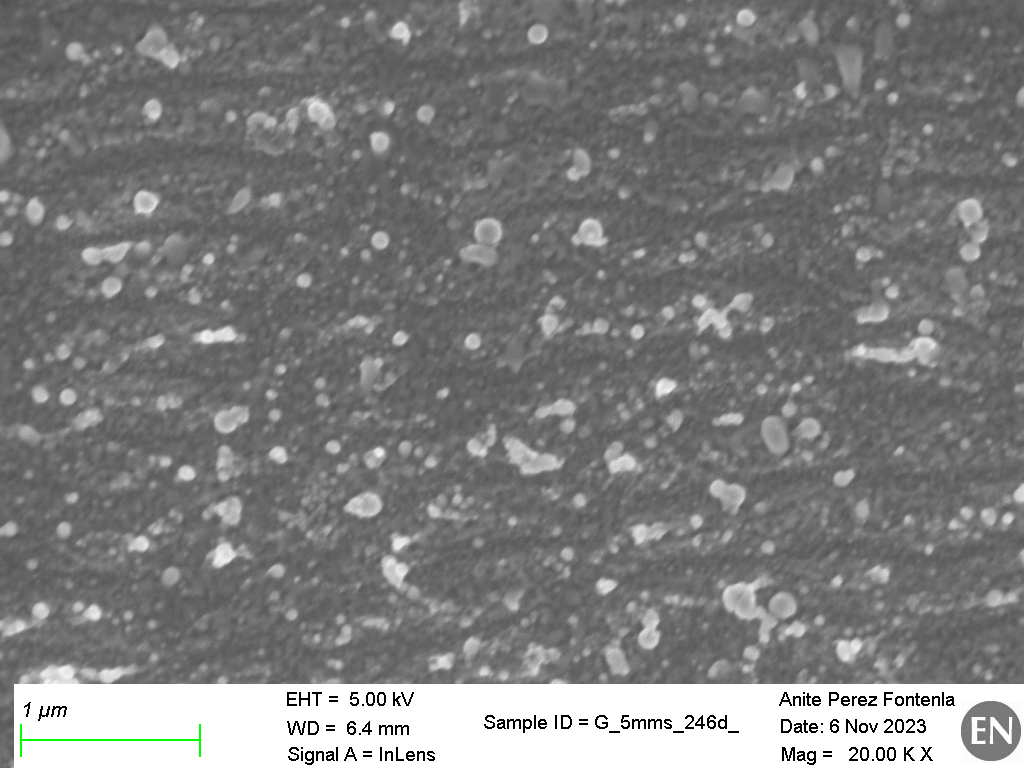
#> input picture G_5mms_246d_020.tif, 1024 x 768 px
$ python circles.py
#> lines starting #> are read from the running program, lines starting #| are printed output that depends on the picture
"""Find some circular nanoparticles!"""

import matplotlib.pyplot as plt
from PIL import Image
import numpy as np
import cv2 as cv


def read_image(filename: str) -> np.ndarray:
    """Read a TIFF file as grayscale."""
#> called with filename = 'G_5mms_246d_020.tif'
    img = plt.imread(filename)
#> img is the input picture: shape (768, 1024, 4); mean R, G, B, A 126.3, 126.5, 126.3, 255
    img = np.array(Image.open(filename).convert("L"))
#> img: shape (768, 1024)
    return img

def find_circles(image: np.ndarray) -> list:
    """Return a list of circles found in an image."""
    img = cv.medianBlur(image, 5)  # pylint: disable=maybe-no-member
    circles = cv.HoughCircles(img, cv.HOUGH_GRADIENT_ALT, 1.5, 20,  # pylint: disable=maybe-no-member
                              param1=300, param2=0.85, minRadius=5, maxRadius=20)
#> circles = 36 rows, first 8: [487.5, 232.5, 12.69], [781.5, 606, 13.63], [970.5, 211.5, 12.44], [537, 34.5, 10.07], [147, 204, 12.11], [112.5, 285, 10.02], [171, 576, 9.06], [424.5, 114, 8.94]
    circles: list = np.around(circles).astype(np.uint16)
#> circles = 36 rows, first 8: [488, 232, 13], [782, 606, 14], [970, 212, 12], [537, 34, 10], [147, 204, 12], [112, 285, 10], [171, 576, 9], [424, 114, 9]
    return circles[0]


def main():
    # read in the image
    image = read_image("G_5mms_246d_020.tif")

    # apply circle finder
    circles = find_circles(image)

    # make plot with saved circles on top of original grayscale image
    cimg = cv.cvtColor(image, cv.COLOR_GRAY2BGR)  # pylint: disable=maybe-no-member
    for i in circles:
        # draw the outer circle
        cv.circle(cimg, (i[0], i[1]), i[2], (0, 255, 0), 2)  # pylint: disable=maybe-no-member
        # draw the center of the circle
        cv.circle(cimg, (i[0], i[1]), 2, (0, 0, 255), 3)  # pylint: disable=maybe-no-member
#> this loop made 36 passes
#> i on passes 1 to 12: [488, 232, 13], [782, 606, 14], [970, 212, 12], [537, 34, 10], [147, 204, 12], [112, 285, 10], [171, 576, 9], [424, 114, 9], [648, 638, 11], [380, 240, 9], [225, 422, 12], [400, 570, 11]
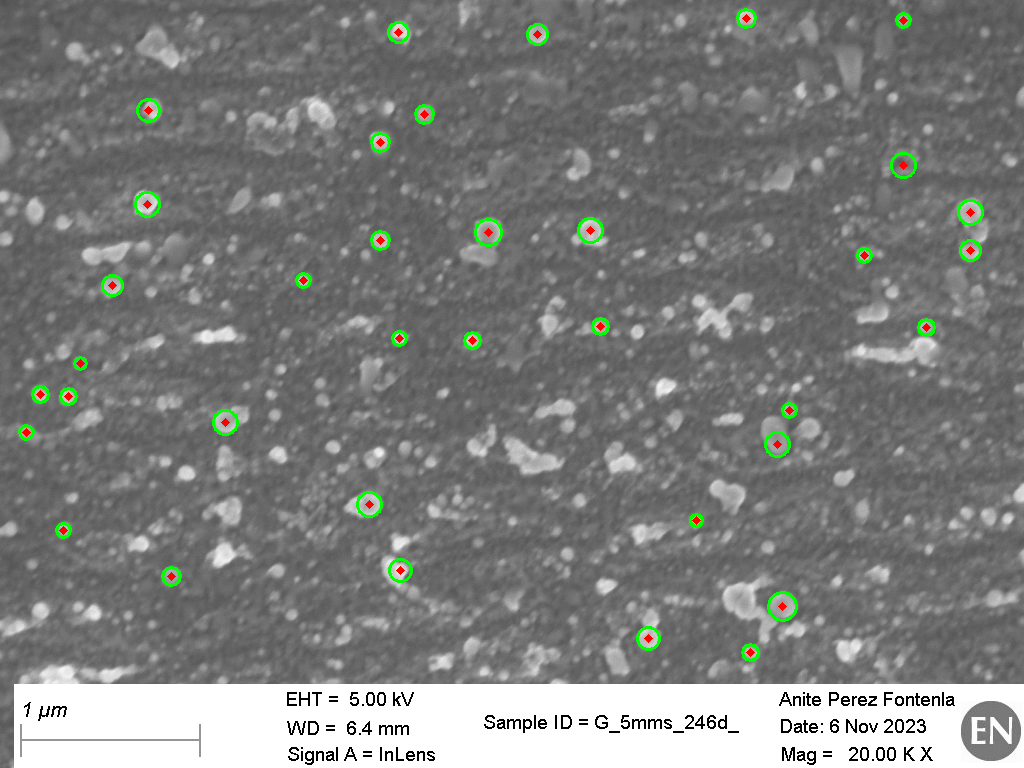
#> cimg: shape (768, 1024, 3); mean B, G, R 124.9, 126.9, 125.4

    cv.imwrite('detected_circles.jpg', cimg)  # pylint: disable=maybe-no-member
    print("wrote circles image to detected_circles.jpg")

    # count number of circles
    print(len(circles), "circles found :)")
#| 36 circles found :)


if __name__ == "__main__":
    main()

$ run again, with G_1mms_242d_004.tif copied over G_5mms_246d_020.tif
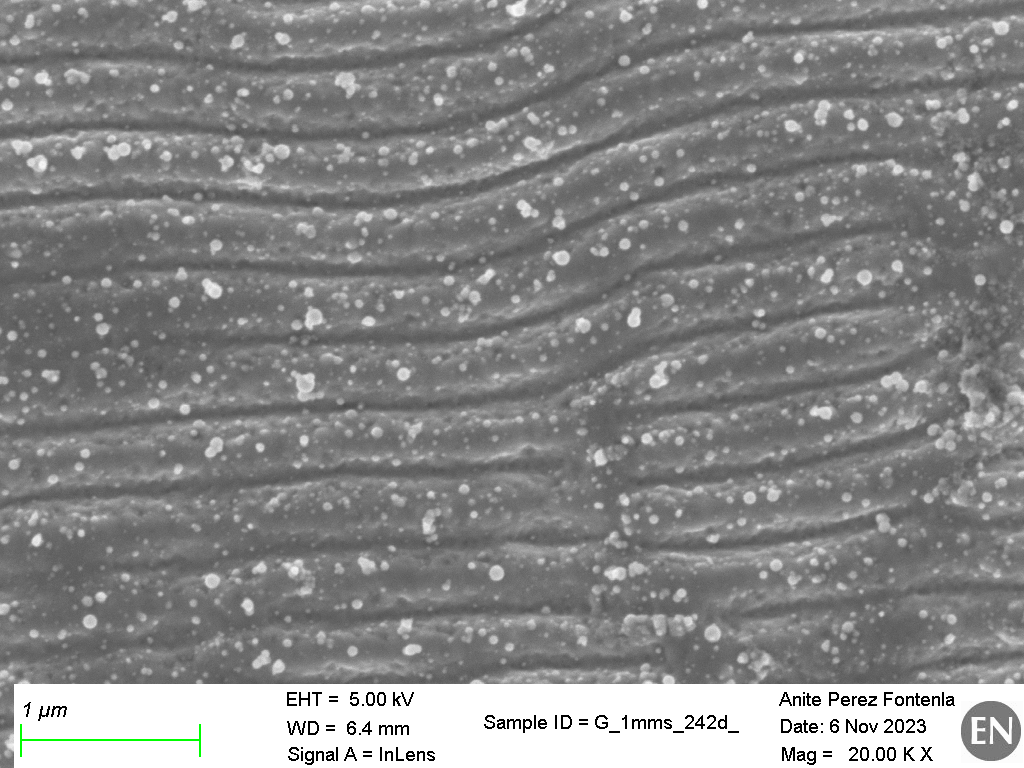
#> input picture G_1mms_242d_004.tif, 1024 x 768 px
#> in read_image, img is the input picture: shape (768, 1024, 4); mean R, G, B, A 135.1, 135.3, 135.1, 255
#> in find_circles, `circles = cv.HoughCircles(img, cv.HOUGH_GRADIENT_ALT, 1.5, 20,`: circles = [[712.5, 633, 8.4], [496.5, 573, 7.6], [864, 277.5, 7.71], [1002, 27, 7.12], [678, 628.5, 10.57], [282, 151.5, 7.24], [562.5, 258, 7.28], [633, 319.5, 7.02], [750, 496.5, 6.43], [39, 162, 8.68], [214.5, 291, 7.11]]
#> in find_circles, `circles: list = np.around(circles).astype(np.uint16)`: circles = [[712, 633, 8], [496, 573, 8], [864, 278, 8], [1002, 27, 7], [678, 628, 11], [282, 152, 7], [562, 258, 7], [633, 320, 7], [750, 496, 6], [39, 162, 9], [214, 291, 7]]
#> the loop in main, `for i in circles:` made 11 passes
#> after the loop in main, `for i in circles:`:
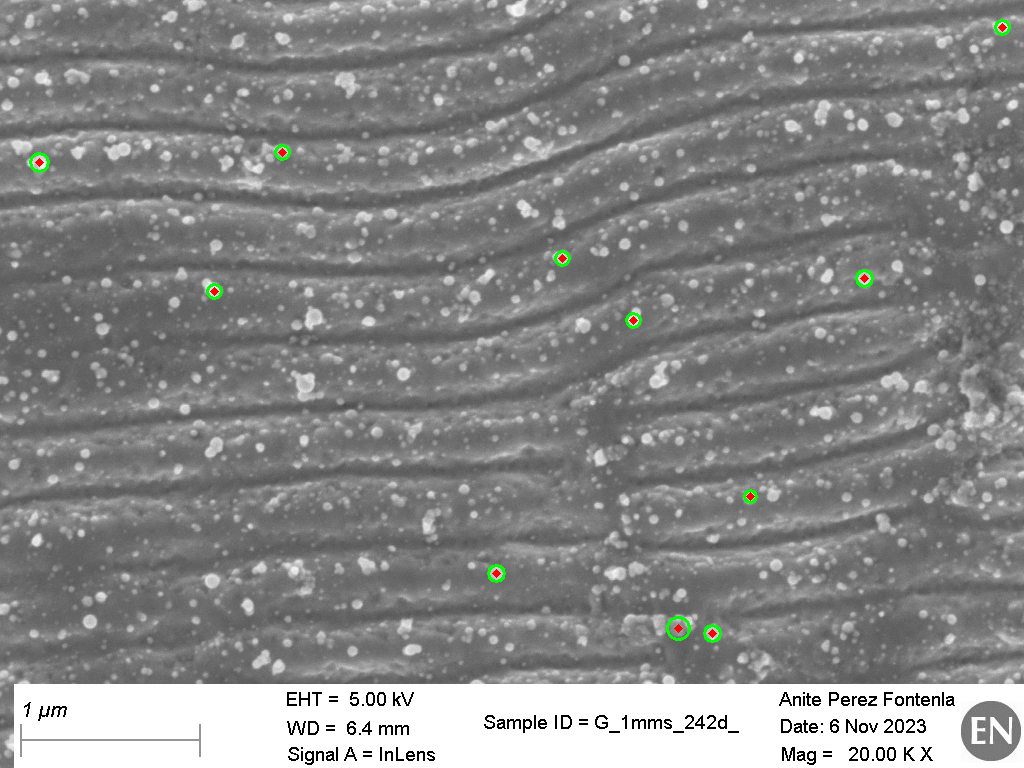
#> cimg: shape (768, 1024, 3); mean B, G, R 134.8, 135.3, 134.9
#| 11 circles found :)
